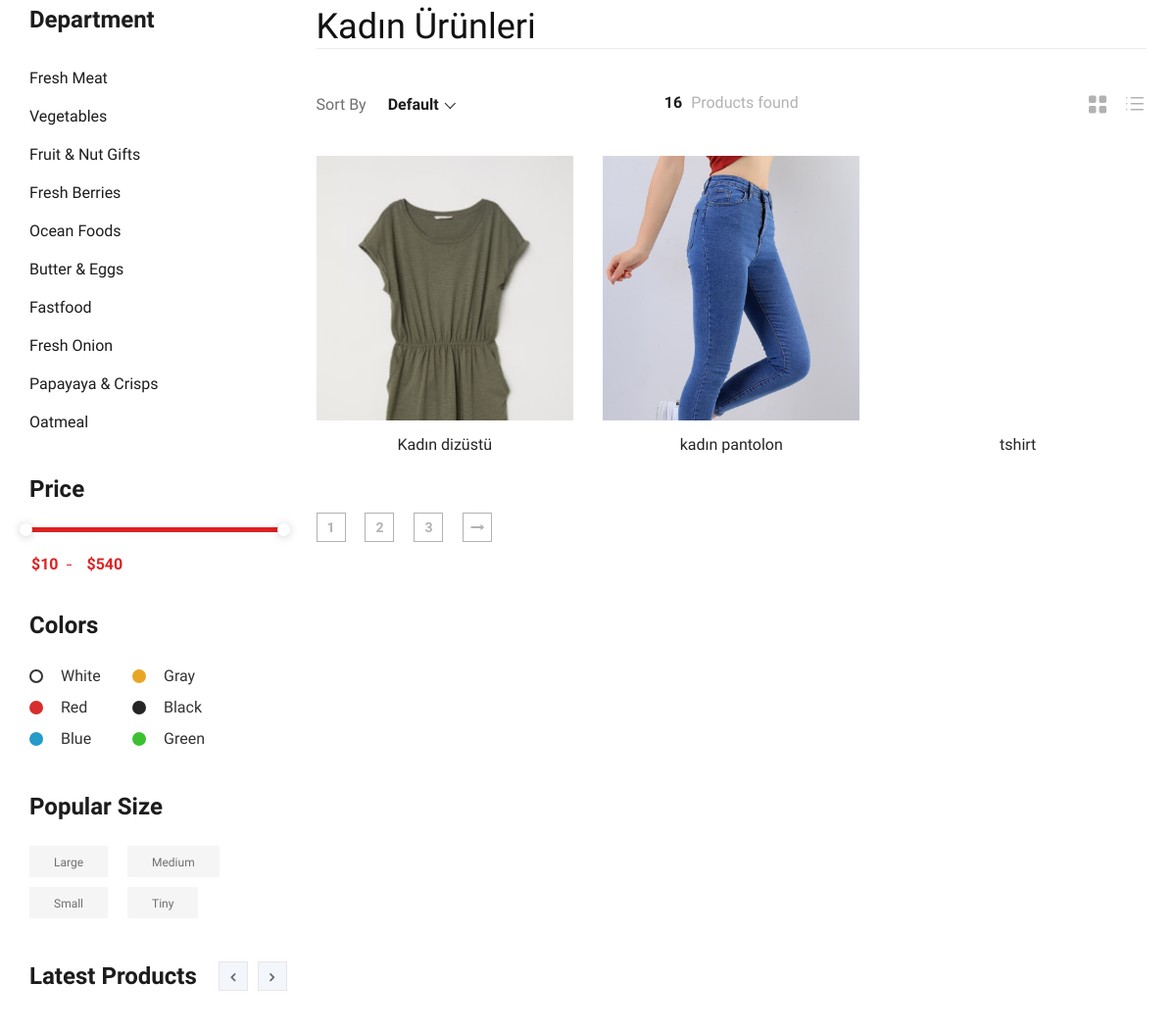
The app's page /category/1/kadin/ (middle part), older data.
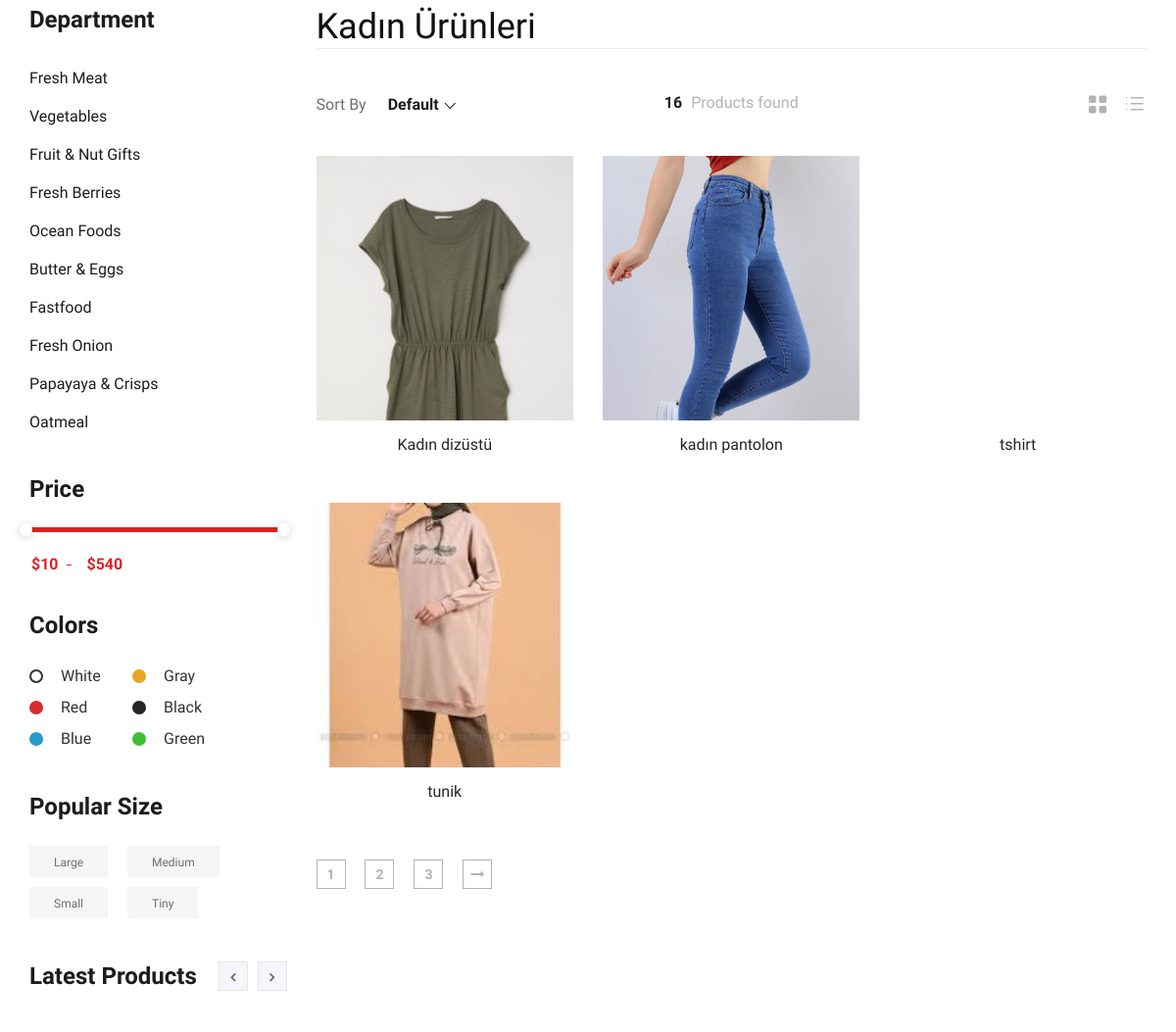
The same page, newer data.
### Produce/models.py (models this page shows, shortened)
class Produce(models.Model):
        STATUS = (
            ('True', 'Evet'),
            ('False', 'Hayır'),
        )
        category = models.ForeignKey(Category, on_delete=models.CASCADE)  # category tablosu ile ilişki
        title = models.CharField(blank=True, max_length=100)
        keywords = models.CharField(blank=True, max_length=255)
        description = models.CharField(blank=True, max_length=255)
        image = models.ImageField(blank=True, upload_to='images/')
        cost=models.FloatField()
        Quantity=models.IntegerField()
        slug=models.SlugField(blank=True, max_length=150)
        detail = RichTextUploadingField()
        status = models.CharField(max_length=10, choices=STATUS)
        created_at = models.DateTimeField(auto_now_add=True)
        updated_at = models.DateTimeField(auto_now=True)
        def image_tag(self):
            return  mark_safe('<img src ="{}" height="50"/>'.format(self.image.url))
        image_tag.short_description='Image'

### home/views.py (the view)
# urls.py: path('category/<int:id>/<slug:slug>/',views.category_produces,name='category_produces')
def category_produces(request,id,slug):
    produces=Produce.objects.filter(category_id=id)
    category = Category.objects.all()
    categorydata = Category.objects.get(pk=id)
    context={'produces':produces,'category':category
             ,'categorydata':categorydata}
    return render(request,'produces.html',context)

### home/templates/produces.html (shortened to what the changed rows need)
{% extends "homebase.html" %}
{% block content %}
    {% load static %}
<section class="product spad">
        <div class="container">
            <div class="row">
            <div class="col-lg-9 col-md-7">
            <h2>{{ categorydata.title }} Ürünleri</h2>
                <div class="row">
                    {% for rs in produces %}
                    <div class="col-lg-4 col-md-6 col-sm-6">
                        <div class="product__item">
                            <div class="product__item__pic set-bg" data-setbg="{{ rs.image.url }}">
                            </div>
                            <div class="product__item__text">
                                <h6><a href="/produce/{{ rs.id }}/{{ rs.slug }}">{{ rs.title}}</a></h6>
                            </div>
                        </div>
                    </div>
                     {% endfor %}
                </div>
            </div>
        </div>
        </div>
    </section>
{% endblock %}

Row changes from the older to the newer data that the page shows:
added Produce: shows a picture, title "tunik"
